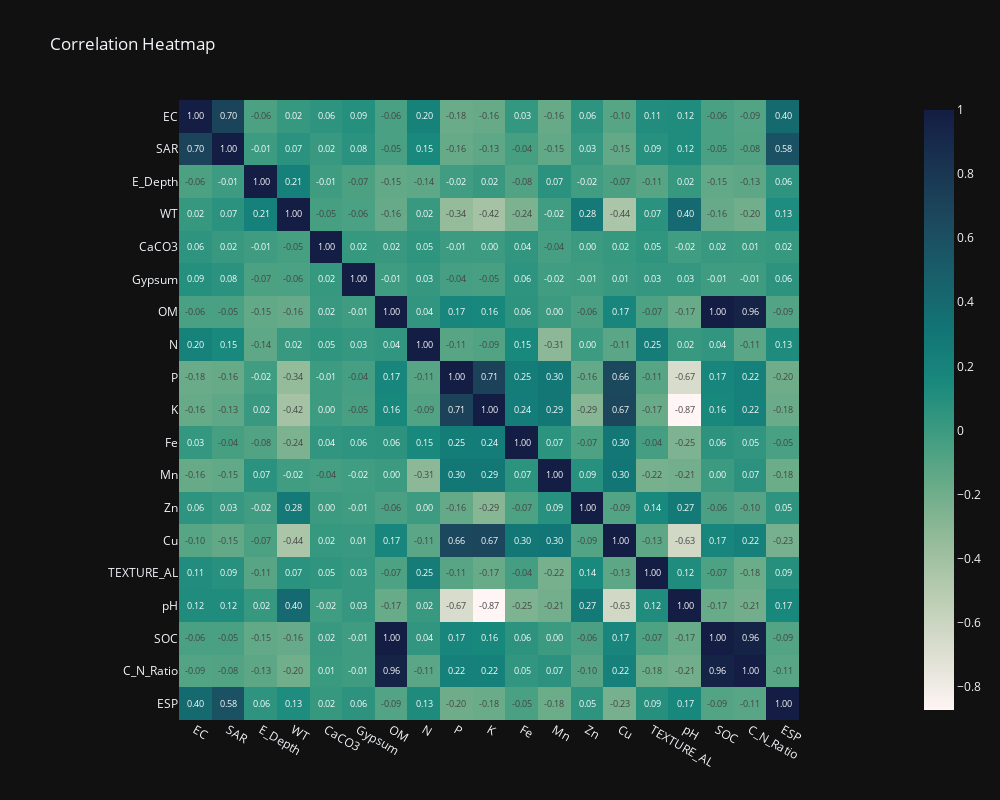

Notebook code for this chart:
### Code cell
fig = px.imshow(
    df.corr(),
    text_auto=".2f",  # <-- 2 decimal places
    color_continuous_scale="tempo",
    template='plotly_dark',
    title="Correlation Heatmap"
)

fig.update_layout(
    width=1000,
    height=800
)
fig.show()

### Figure 1 — Plotly figure (JSON) as saved in the notebook; plotly's stock layout.template omitted (floating-point values rounded to 4 significant figures; data arrays with more than 128 entries replaced by an {"elided": "..."} marker saying what was removed)
{"data": [{"coloraxis": "coloraxis", "hovertemplate": "x: %{x}<br>y: %{y}<br>color: %{z}<extra></extra>", "name": "0", "texttemplate": "%{z:.2f}", "type": "heatmap", "x": ["EC", "SAR", "E_Depth", "WT", "CaCO3", "Gypsum", "OM", "N", "P", "K", "Fe", "Mn", "Zn", "Cu", "TEXTURE_AL", "pH", "SOC", "C_N_Ratio", "ESP"], "xaxis": "x", "y": ["EC", "SAR", "E_Depth", "WT", "CaCO3", "Gypsum", "OM", "N", "P", "K", "Fe", "Mn", "Zn", "Cu", "TEXTURE_AL", "pH", "SOC", "C_N_Ratio", "ESP"], "yaxis": "y", "z": {"elided": "19x19 float values"}}], "layout": {"coloraxis": {"colorscale": [[0, "rgb(254, 245, 244)"], [0.09091, "rgb(222, 224, 210)"], [0.1818, "rgb(189, 206, 181)"], [0.2727, "rgb(153, 189, 156)"], [0.3636, "rgb(110, 173, 138)"], [0.4545, "rgb(65, 157, 129)"], [0.5455, "rgb(25, 137, 125)"], [0.6364, "rgb(18, 116, 117)"], [0.7273, "rgb(25, 94, 106)"], [0.8182, "rgb(28, 72, 93)"], [0.9091, "rgb(25, 51, 80)"], [1, "rgb(20, 29, 67)"]]}, "height": 800, "title": {"text": "Correlation Heatmap"}, "width": 1000, "xaxis": {"anchor": "y", "constrain": "domain", "domain": [0, 1], "scaleanchor": "y"}, "yaxis": {"anchor": "x", "autorange": "reversed", "constrain": "domain", "domain": [0, 1]}}}
